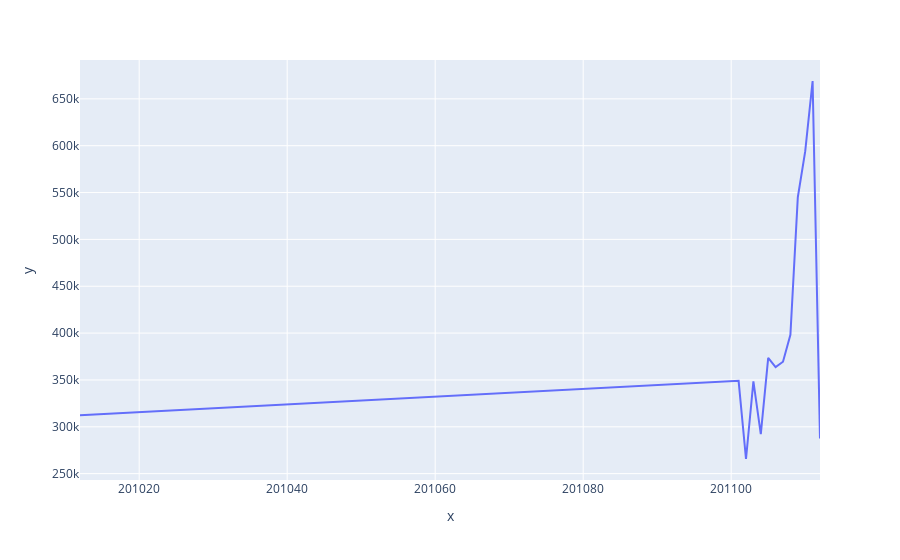

This figure's notebook cell:
### Code cell
Revenue = df.groupby('InvoiceYearMonth').sum('UnitPrice')[['Quantity']]
fig = px.line(x = Revenue.index, y = Revenue.Quantity) 
fig.update_layout(xaxis_tickformat='%Y-%m')  # Format x-axis ticks as year-month

### Figure 1 — Plotly figure (JSON) as saved in the notebook; plotly's stock layout.template omitted (floating-point values rounded to 4 significant figures)
{"data": [{"hovertemplate": "x=%{x}<br>y=%{y}<extra></extra>", "legendgroup": "", "line": {"color": "#636efa", "dash": "solid"}, "marker": {"symbol": "circle"}, "mode": "lines", "name": "", "orientation": "v", "showlegend": false, "type": "scatter", "x": [201012, 201101, 201102, 201103, 201104, 201105, 201106, 201107, 201108, 201109, 201110, 201111, 201112], "xaxis": "x", "y": [312265, 349098, 265622, 348503, 292222, 373601, 363699, 369420, 398121, 544897, 593900, 669051, 287413], "yaxis": "y"}], "layout": {"legend": {"tracegroupgap": 0}, "margin": {"t": 60}, "xaxis": {"anchor": "y", "domain": [0, 1], "tickformat": "%Y-%m", "title": {"text": "x"}}, "yaxis": {"anchor": "x", "domain": [0, 1], "title": {"text": "y"}}}}
